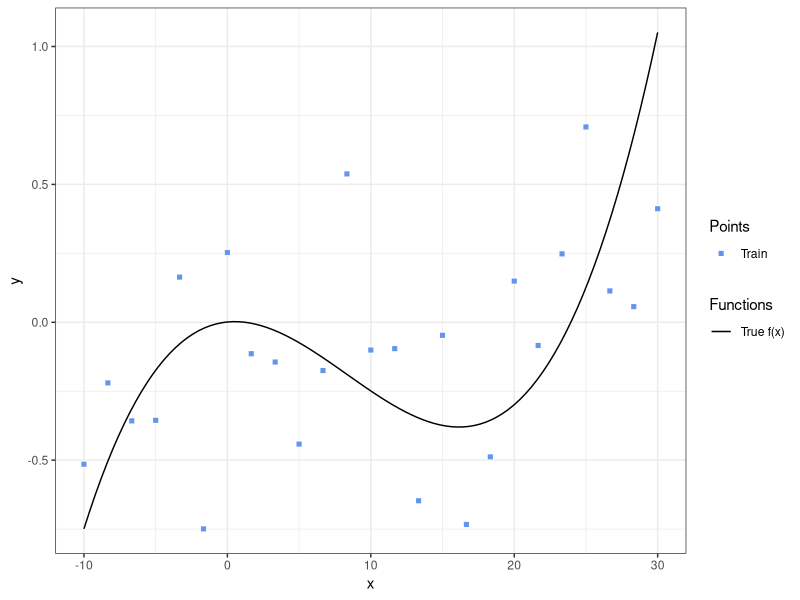
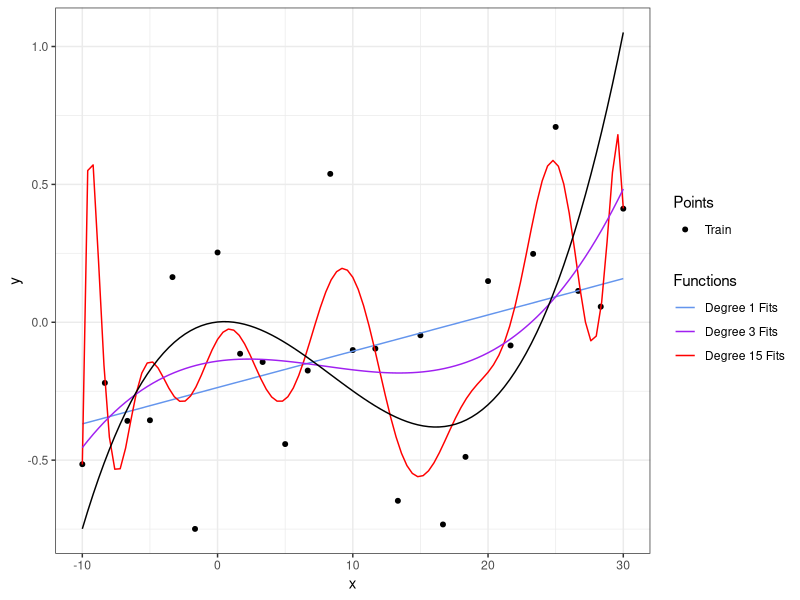
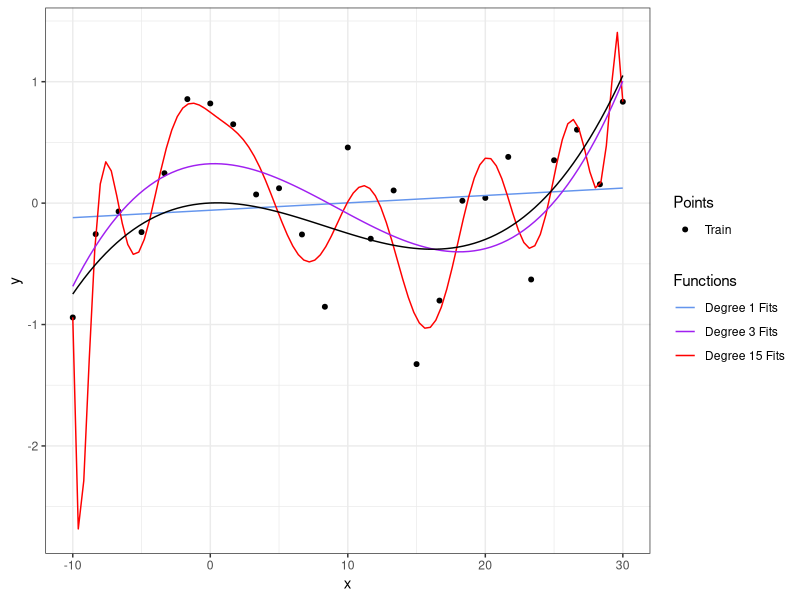
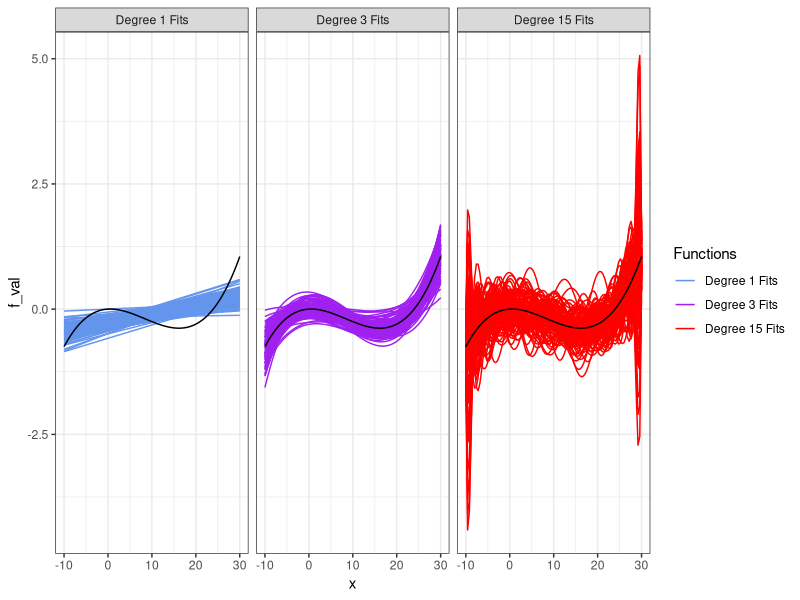
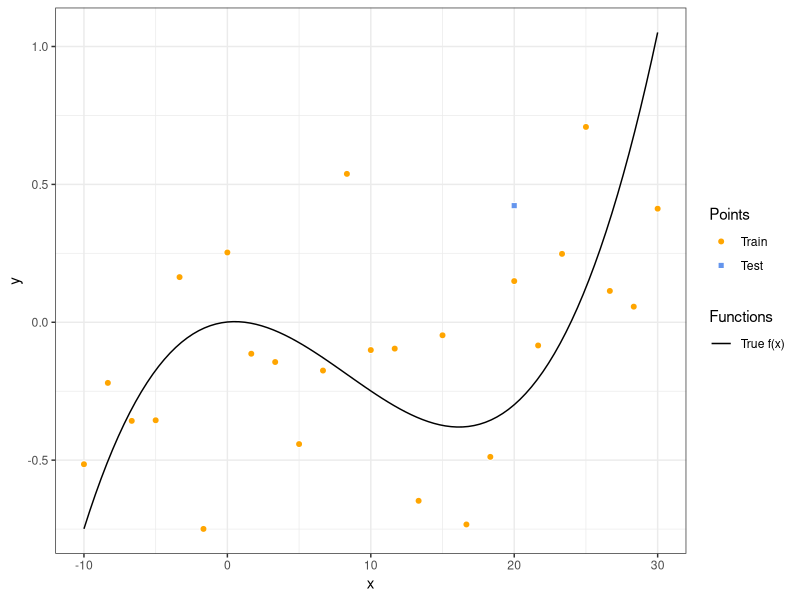
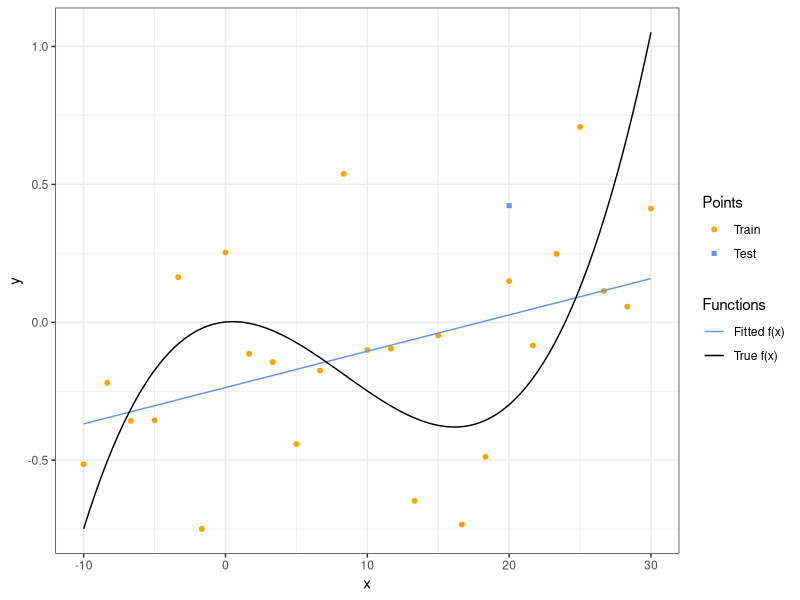
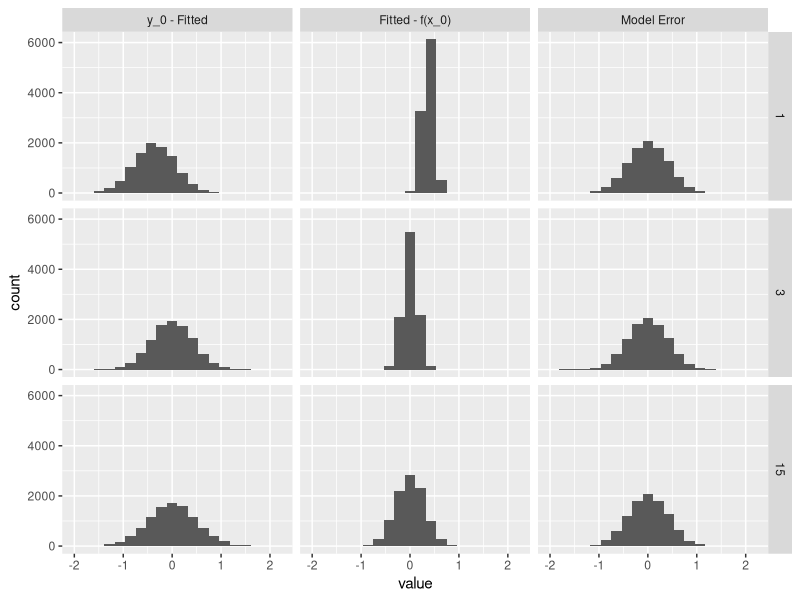

R code for these plots, in order:
## ---- chunk 1
knitr::opts_chunk$set(echo = FALSE, cache = TRUE)
library(dplyr)
library(ggplot2)
library(grid)
library(purrr)
library(gridExtra)
## ---- chunk 2
set.seed(12345)
beta_0 <- 1/1000
beta_1 <- 5/1000
beta_2 <- -5/1000
beta_3 <- 0.2/1000
sigma <- 4 * 100/1000
f_true <- function(x) {
  beta_0 + beta_1 * x + beta_2 * x^2 + beta_3 * x^3
}
x <- seq(from = -10, to = 30, length = 25)
y <- f_true(x) + rnorm(length(x), sd=sigma)

x_test <- 20
y_test <- f_true(x_test) + rnorm(length(x_test), sd=sigma)

functions_toplot <- data.frame(
  x = seq(from = -10, to = 30, length = 101)
) %>%
  mutate(
    f_val = f_true(x),
    func = "True f(x)"
  )

ggplot() +
  geom_point(
    data = data.frame(
      x = c(x),
      y = c(y),
      group = c(rep("Train",length(x)))),
    mapping = aes(x = x, y = y, fill = group, shape = group),
    size = 2,
    color = "white") +
  geom_line(data = functions_toplot, mapping = aes(x = x, y = f_val, color = func)) +
  scale_shape_manual("Points", breaks = c("Train"), values = c(22)) +
  scale_fill_manual("Points", breaks = c("Train"), values = c("cornflowerblue")) +
  scale_color_manual("Functions", breaks = c("True f(x)"), values = c("black")) +
  theme_bw()
## ---- chunk 3
set.seed(12345)
y <- f_true(x) + rnorm(length(x), sd=sigma)
y_test <- f_true(x_test) + rnorm(length(x_test), sd=sigma)

set.seed(12345)

beta_0 <- 1/1000
beta_1 <- 5/1000
beta_2 <- -5/1000
beta_3 <- 0.2/1000
sigma <- 4 * 100/1000

f_true <- function(x) {
  beta_0 + beta_1 * x + beta_2 * x^2 + beta_3 * x^3
}

x <- seq(from = -10, to = 30, length = 25)
x_test <- 20
x_pred <- sort(c(x_test, seq(from = -10, to = 30, length = 101)))

get_stuff_to_plot <- function(i) {
  y <- f_true(x) + rnorm(length(x), sd=sigma)
  y_test <- f_true(x_test) + rnorm(length(x_test), sd=sigma)

  functions_toplot <- data.frame(
    x = x_pred
  ) %>%
    mutate(
      f_val = f_true(x),
      func = "True f(x)"
    )

  mfit1 <- lm(y ~ x)
  f_fitted1 <- function(x) {
    predict(mfit1, newdata = data.frame(x = x))
  }
  
  mfit3 <- lm(y ~ poly(x, 3))
  f_fitted3 <- function(x) {
    predict(mfit3, newdata = data.frame(x = x))
  }
  
  mfit20 <- lm(y ~ poly(x, 15))
  f_fitted20 <- function(x) {
    predict(mfit20, newdata = data.frame(x = x))
  }
  
  functions_toplot <-
    rbind(
      functions_toplot,
      functions_toplot %>%
        mutate(
          f_val = f_fitted20(x),
          func = "Degree 15 Fits"
        ),
      functions_toplot %>%
        mutate(
          f_val = f_fitted3(x),
          func = "Degree 3 Fits"
        ),
      functions_toplot %>%
        mutate(
          f_val = f_fitted1(x),
          func = "Degree 1 Fits"
        )
    ) %>%
    mutate(
      sample_num = i
    )
  
  return(functions_toplot)
}

fs_toplot<- purrr::map_dfr(1, get_stuff_to_plot)


ggplot() +
  geom_point(
    data = data.frame(
      x = c(x),
      y = c(y),
      group = c(rep("Train",length(x)))),
    mapping = aes(x = x, y = y, fill = group, shape = group),
    size = 2,
    color = "white") +
  geom_line(data = fs_toplot %>% filter(func != "True f(x)") %>% mutate(func = factor(as.character(func), levels = paste0("Degree ", c(1, 3, 15), " Fits"))),
    mapping = aes(x = x, y = f_val, group = paste0(func, sample_num), color=func))+#,
#    color = "cornflowerblue") +
  geom_line(data = fs_toplot %>% filter(func == "True f(x)") %>% select(x, f_val),
    mapping = aes(x = x, y = f_val)) +
#  stat_function(fun = f_true, color = "black") +
  scale_shape_manual("Points", breaks = c("Train", "Test"), values = c(21,22)) +
  scale_fill_manual("Points", breaks = c("Train", "Test"), values = c("black")) +
#  scale_color_viridis_d("Functions", begin = 0.2, end = 0.8, option = "A") +
  scale_color_manual("Functions", values = c("cornflowerblue", "purple", "red")) +
  theme_bw()# +
#  facet_wrap(~ func, ncol = 3)
## ---- chunk 4
set.seed(12345)
y <- f_true(x) + rnorm(length(x), sd=sigma)
y_test <- f_true(x_test) + rnorm(length(x_test), sd=sigma)
y <- f_true(x) + rnorm(length(x), sd=sigma)
y_test <- f_true(x_test) + rnorm(length(x_test), sd=sigma)

set.seed(12345)

beta_0 <- 1/1000
beta_1 <- 5/1000
beta_2 <- -5/1000
beta_3 <- 0.2/1000
sigma <- 4 * 100/1000

f_true <- function(x) {
  beta_0 + beta_1 * x + beta_2 * x^2 + beta_3 * x^3
}

x <- seq(from = -10, to = 30, length = 25)
x_test <- 20
x_pred <- sort(c(x_test, seq(from = -10, to = 30, length = 101)))

get_stuff_to_plot <- function(i) {
  y <- f_true(x) + rnorm(length(x), sd=sigma)
  y_test <- f_true(x_test) + rnorm(length(x_test), sd=sigma)

  functions_toplot <- data.frame(
    x = x_pred
  ) %>%
    mutate(
      f_val = f_true(x),
      func = "True f(x)"
    )

  mfit1 <- lm(y ~ x)
  f_fitted1 <- function(x) {
    predict(mfit1, newdata = data.frame(x = x))
  }
  
  mfit3 <- lm(y ~ poly(x, 3))
  f_fitted3 <- function(x) {
    predict(mfit3, newdata = data.frame(x = x))
  }
  
  mfit20 <- lm(y ~ poly(x, 15))
  f_fitted20 <- function(x) {
    predict(mfit20, newdata = data.frame(x = x))
  }
  
  functions_toplot <-
    rbind(
      functions_toplot,
      functions_toplot %>%
        mutate(
          f_val = f_fitted20(x),
          func = "Degree 15 Fits"
        ),
      functions_toplot %>%
        mutate(
          f_val = f_fitted3(x),
          func = "Degree 3 Fits"
        ),
      functions_toplot %>%
        mutate(
          f_val = f_fitted1(x),
          func = "Degree 1 Fits"
        )
    ) %>%
    mutate(
      sample_num = i
    )
  
  return(functions_toplot)
}

fs_toplot<- purrr::map_dfr(1:2, get_stuff_to_plot) %>%
  filter(
    sample_num == 2
  )


ggplot() +
  geom_point(
    data = data.frame(
      x = c(x),
      y = c(y),
      group = c(rep("Train",length(x)))),
    mapping = aes(x = x, y = y, fill = group, shape = group),
    size = 2,
    color = "white") +
  geom_line(data = fs_toplot %>% filter(func != "True f(x)") %>% mutate(func = factor(as.character(func), levels = paste0("Degree ", c(1, 3, 15), " Fits"))),
    mapping = aes(x = x, y = f_val, group = paste0(func, sample_num), color=func))+#,
#    color = "cornflowerblue") +
  geom_line(data = fs_toplot %>% filter(func == "True f(x)") %>% select(x, f_val),
    mapping = aes(x = x, y = f_val)) +
#  stat_function(fun = f_true, color = "black") +
  scale_shape_manual("Points", breaks = c("Train", "Test"), values = c(21,22)) +
  scale_fill_manual("Points", breaks = c("Train", "Test"), values = c("black")) +
#  scale_color_viridis_d("Functions", begin = 0.2, end = 0.8, option = "A") +
  scale_color_manual("Functions", values = c("cornflowerblue", "purple", "red")) +
  theme_bw()# +
#  facet_wrap(~ func, ncol = 3)
## ---- chunk 5
beta_0 <- 1/1000
beta_1 <- 5/1000
beta_2 <- -5/1000
beta_3 <- 0.2/1000
sigma <- 4 * 100/1000

f_true <- function(x) {
  beta_0 + beta_1 * x + beta_2 * x^2 + beta_3 * x^3
}

x <- seq(from = -10, to = 30, length = 25)
x_test <- 20
x_pred <- sort(c(x_test, seq(from = -10, to = 30, length = 101)))

get_stuff_to_plot <- function(i) {
  y <- f_true(x) + rnorm(length(x), sd=sigma)
  y_test <- f_true(x_test) + rnorm(length(x_test), sd=sigma)

  functions_toplot <- data.frame(
    x = x_pred
  ) %>%
    mutate(
      f_val = f_true(x),
      func = "True f(x)"
    )

  mfit1 <- lm(y ~ x)
  f_fitted1 <- function(x) {
    predict(mfit1, newdata = data.frame(x = x))
  }
  
  mfit3 <- lm(y ~ poly(x, 3))
  f_fitted3 <- function(x) {
    predict(mfit3, newdata = data.frame(x = x))
  }
  
  mfit20 <- lm(y ~ poly(x, 15))
  f_fitted20 <- function(x) {
    predict(mfit20, newdata = data.frame(x = x))
  }
  
  functions_toplot <-
    rbind(
      functions_toplot,
      functions_toplot %>%
        mutate(
          f_val = f_fitted20(x),
          func = "Degree 15 Fits"
        ),
      functions_toplot %>%
        mutate(
          f_val = f_fitted3(x),
          func = "Degree 3 Fits"
        ),
      functions_toplot %>%
        mutate(
          f_val = f_fitted1(x),
          func = "Degree 1 Fits"
        )
    ) %>%
    mutate(
      sample_num = i
    )
  
  return(functions_toplot)
}

fs_toplot<- purrr::map_dfr(1:100, get_stuff_to_plot)


ggplot() +
  geom_line(data = fs_toplot %>% filter(func != "True f(x)") %>% mutate(func = factor(as.character(func), levels = paste0("Degree ", c(1, 3, 15), " Fits"))),
    mapping = aes(x = x, y = f_val, color = func, group = paste0(func, sample_num))) +
  geom_line(data = fs_toplot %>% filter(func == "True f(x)") %>% select(x, f_val),
    mapping = aes(x = x, y = f_val)) +
#  stat_function(fun = f_true, color = "black") +
  scale_shape_manual("Points", breaks = c("Train", "Test"), values = c(21,22)) +
  scale_fill_manual("Points", breaks = c("Train", "Test"), values = c("orange", "cornflowerblue")) +
#  scale_color_viridis_d("Functions", end = 0.8, option = "C") +
#  scale_color_manual("Functions") +#, breaks = c("Fitted f(x)", "True f(x)"), values = c("cornflowerblue", "black")) +
  scale_color_manual("Functions", values = c("cornflowerblue", "purple", "red")) +
  theme_bw() +
  facet_wrap(~ func, ncol = 3)
## ---- chunk 6
set.seed(12345)
beta_0 <- 1/1000
beta_1 <- 5/1000
beta_2 <- -5/1000
beta_3 <- 0.2/1000
sigma <- 4 * 100/1000
f_true <- function(x) {
  beta_0 + beta_1 * x + beta_2 * x^2 + beta_3 * x^3
}
x <- seq(from = -10, to = 30, length = 25)
y <- f_true(x) + rnorm(length(x), sd=sigma)

x_test <- 20
y_test <- f_true(x_test) + rnorm(length(x_test), sd=sigma)

functions_toplot <- data.frame(
  x = seq(from = -10, to = 30, length = 101)
) %>%
  mutate(
    f_val = f_true(x),
    func = "True f(x)"
  )

ggplot() +
  geom_point(
    data = data.frame(
      x = c(x, x_test),
      y = c(y, y_test),
      group = c(rep("Train",length(x)), "Test")),
    mapping = aes(x = x, y = y, fill = group, shape = group),
    size = 2,
    color = "white") +
  geom_line(data = functions_toplot, mapping = aes(x = x, y = f_val, color = func)) +
#  stat_function(fun = f_true, color = "black") +
  scale_shape_manual("Points", breaks = c("Train", "Test"), values = c(21,22)) +
  scale_fill_manual("Points", breaks = c("Train", "Test"), values = c("orange", "cornflowerblue")) +
  scale_color_manual("Functions", breaks = c("True f(x)"), values = c("black")) +
  theme_bw()
## ---- chunk 7
set.seed(12345)
beta_0 <- 1/1000
beta_1 <- 5/1000
beta_2 <- -5/1000
beta_3 <- 0.2/1000
sigma <- 4 * 100/1000
f_true <- function(x) {
  beta_0 + beta_1 * x + beta_2 * x^2 + beta_3 * x^3
}
x <- seq(from = -10, to = 30, length = 25)


y <- f_true(x) + rnorm(length(x), sd=sigma)

x_test <- 20
y_test <- f_true(x_test) + rnorm(length(x_test), sd=sigma)

functions_toplot <- data.frame(
  x = seq(from = -10, to = 30, length = 101)
) %>%
  mutate(
    f_val = f_true(x),
    func = "True f(x)"
  )

mfit <- lm(y ~ x)
f_fitted <- function(x) {
  predict(mfit, newdata = data.frame(x = x))
}

functions_toplot <-
  rbind(
    functions_toplot,
    functions_toplot %>%
      mutate(
        f_val = f_fitted(x),
        func = "Fitted f(x)"
      )
  )


ggplot() +
  geom_point(
    data = data.frame(
      x = c(x, x_test),
      y = c(y, y_test),
      group = c(rep("Train",length(x)), "Test")),
    mapping = aes(x = x, y = y, fill = group, shape = group),
    size = 2,
    color = "white") +
  geom_line(data = functions_toplot, mapping = aes(x = x, y = f_val, color = func)) +
#  stat_function(fun = f_true, color = "black") +
  scale_shape_manual("Points", breaks = c("Train", "Test"), values = c(21,22)) +
  scale_fill_manual("Points", breaks = c("Train", "Test"), values = c("orange", "cornflowerblue")) +
  scale_color_manual("Functions", breaks = c("Fitted f(x)", "True f(x)"), values = c("cornflowerblue", "black")) +
  theme_bw()
## ---- chunk 8
get_nums <- function(i) {
  y <- f_true(x) + rnorm(length(x), sd=sigma)
  
  x_test <- 20
  y_test <- f_true(x_test) + rnorm(length(x_test), sd = sigma)
  
  mfit1 <- lm(y ~ x)
  f_fitted1 <- function(x) {
    predict(mfit1, newdata = data.frame(x = x))
  }
  y_0_minus_y_hat_0_1 <- (y_test - f_fitted1(x_test))
  y_hat_0_minus_f_x_0_1 <- f_fitted1(x_test) - f_true(x_test)
  y_0_minus_f_x_0_1 <- (y_test - f_true(x_test))

  mfit3 <- lm(y ~ poly(x, 3))
  f_fitted3 <- function(x) {
    predict(mfit3, newdata = data.frame(x = x))
  }
  y_0_minus_y_hat_0_3 <- (y_test - f_fitted3(x_test))
  y_hat_0_minus_f_x_0_3 <- f_fitted3(x_test) - f_true(x_test)
  y_0_minus_f_x_0_3 <- (y_test - f_true(x_test))

  mfit10 <- lm(y ~ poly(x, 15))
  f_fitted10 <- function(x) {
    predict(mfit10, newdata = data.frame(x = x))
  }
  y_0_minus_y_hat_0_10 <- (y_test - f_fitted10(x_test))
  y_hat_0_minus_f_x_0_10 <- f_fitted10(x_test) - f_true(x_test)
  y_0_minus_f_x_0_10 <- (y_test - f_true(x_test))
  
  return(
    data.frame(
      quantity = rep(c("y_0 - Fitted", "Fitted - f(x_0)", "Model Error"), times = 3),
      value = c(y_0_minus_y_hat_0_1, y_hat_0_minus_f_x_0_1, y_0_minus_f_x_0_1, y_0_minus_y_hat_0_3, y_hat_0_minus_f_x_0_3, y_0_minus_f_x_0_3, y_0_minus_y_hat_0_10, y_hat_0_minus_f_x_0_10, y_0_minus_f_x_0_10),
      degree = rep(c(1, 3, 15), each = 3)
    )
  )
}

res <- purrr::map_dfr(1:10000, get_nums)
## ---- chunk 9
ggplot(
  data = res %>%
    mutate(
      quantity = factor(as.character(quantity), levels = c("y_0 - Fitted", "Fitted - f(x_0)", "Model Error"))
    ),
  mapping = aes(x = value)
) +
  geom_histogram(bins=20) +
  facet_grid(degree ~ quantity)
## ---- chunk 10
res %>% group_by(degree) %>%
  summarize(
    Expected_test_MSE = mean(value[quantity == "y_0 - Fitted"]^2),
    Bias = mean(value[quantity == "Fitted - f(x_0)"]),
    Variance = var(value[quantity == "Fitted - f(x_0)"]),
    Model_Error = var(value[quantity == "Model Error"]),
    Bias2_Var_Model_Error = Bias^2 + Variance + Model_Error
  )
